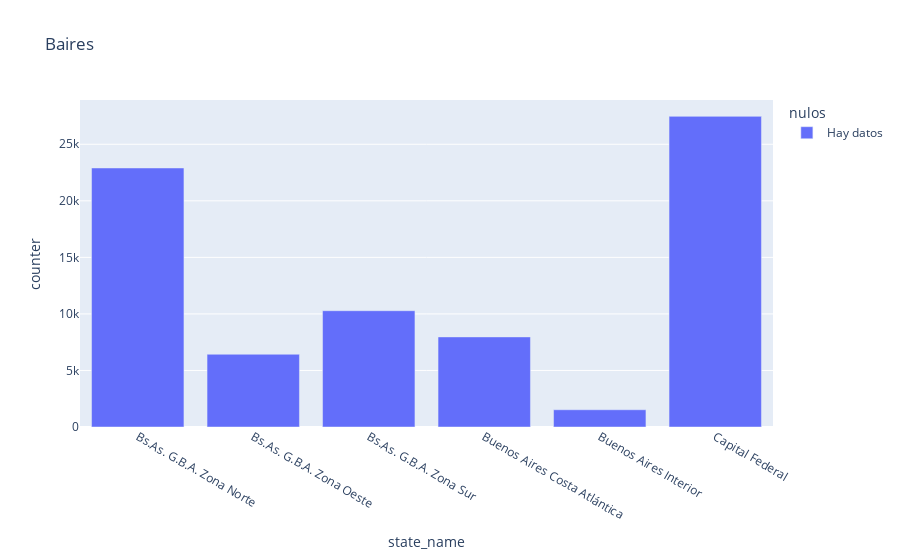

The code cell stored with this chart in its notebook:
### Code cell
fig = px.bar(baires_group, x="state_name", y="counter",
             color='nulos', barmode='group',
             height=400, title="Baires")
fig.show()

### Figure 1 — Plotly figure (JSON) as saved in the notebook; plotly's stock layout.template omitted (floating-point values rounded to 4 significant figures)
{"data": [{"alignmentgroup": "True", "hovertemplate": "nulos=Hay datos<br>state_name=%{x}<br>counter=%{y}<extra></extra>", "legendgroup": "Hay datos", "marker": {"color": "#636efa"}, "name": "Hay datos", "offsetgroup": "Hay datos", "orientation": "v", "showlegend": true, "textposition": "auto", "type": "bar", "x": ["Bs.As. G.B.A. Zona Norte", "Bs.As. G.B.A. Zona Oeste", "Bs.As. G.B.A. Zona Sur", "Buenos Aires Costa Atlántica", "Buenos Aires Interior", "Capital Federal"], "xaxis": "x", "y": [22905, 6433, 10283, 7967, 1526, 27470], "yaxis": "y"}], "layout": {"autosize": true, "barmode": "group", "legend": {"title": {"text": "nulos"}, "tracegroupgap": 0}, "title": {"text": "Baires"}, "xaxis": {"anchor": "y", "autorange": true, "domain": [0, 1], "range": [-0.5, 5.5], "title": {"text": "state_name"}, "type": "category"}, "yaxis": {"anchor": "x", "autorange": true, "domain": [0, 1], "range": [0, 28920.0], "title": {"text": "counter"}, "type": "linear"}}}
